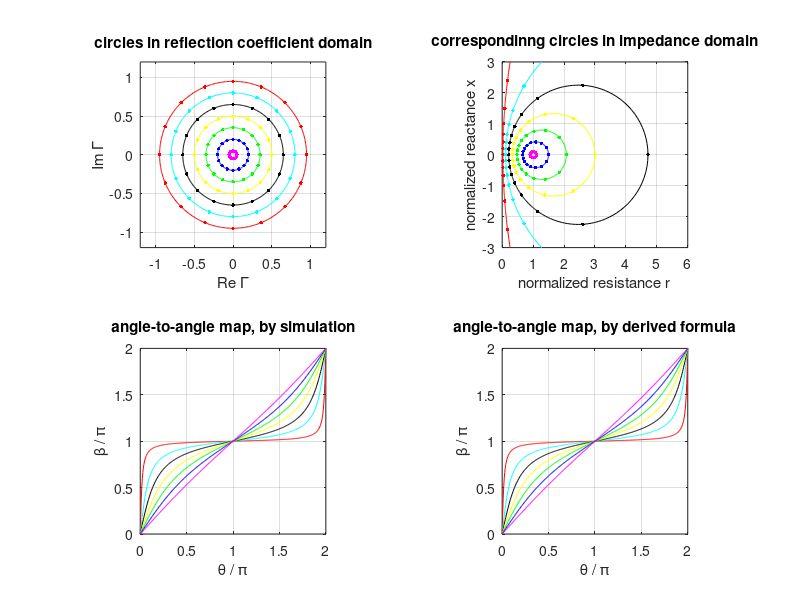
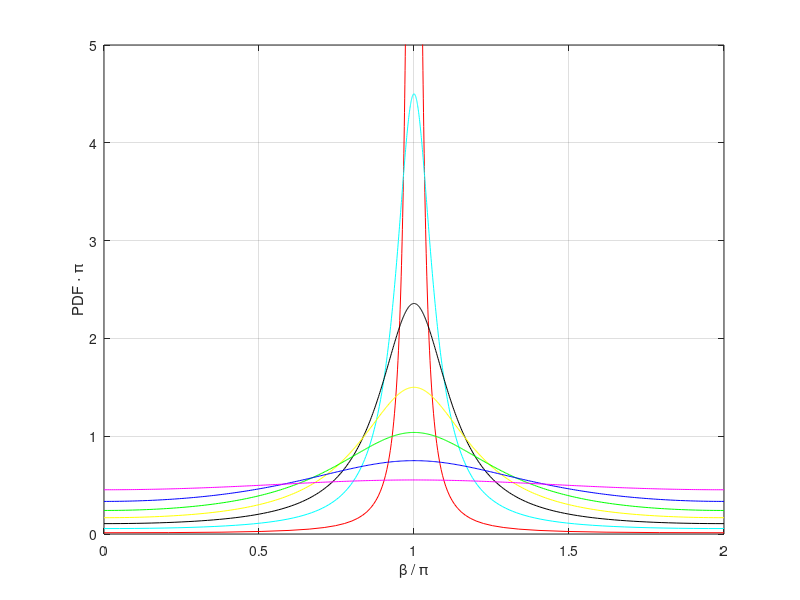

These charts were generated, in order, by the following MATLAB code:
% An evaluation concerning the Möbius transform that underlies the
% Smith chart, mapping circles to other circles.
%
%--------------------------------------------------------------------------
%   This code repository accompanies the following academic publication:
%   Gregor Dumphart, Johannes Sager, Armin Wittneben,
%   "Load Modulation for Backscatter Communication: Channel Capacity and
%   Capacity-Approaching Finite Constellations."
%   arXiv preprint arXiv:2207.08100, July 2022.  
%   Available online at (open access): https://arxiv.org/abs/2207.08100
%
%   Coded by: Gregor Dumphart (gregord.research@gmail.com), July 2022,
%   ETH Zurich (D-ITET, Wireless Communications Group), Switzerland.
%   BSD 3-Clause License applies. Copyright (c) 2022, Gregor Dumphart.
%--------------------------------------------------------------------------
clear all

a = .95 : -.15 : .05; % chosen circle radius (s-domain)
%a = [a, 1E-3];
colors = 'rckygbmrckygbm';

NRes = 360;
theta  = linspace(0, 2*pi, NRes+1); % for circles
theta_ = linspace(0, 2*pi, 17); theta_ = theta_(1 : end-1); % for dots

figure(120001), clf

for n = 1 : length(a)
    Gamma  = a(n) * exp(1i*theta);
    Gamma_ = a(n) * exp(1i*theta_);
    
    zL  = (1 + Gamma ) ./ (1 - Gamma );
    zL_ = (1 + Gamma_) ./ (1 - Gamma_);
    zL (abs(zL ) > 100) = nan;
    zL_(abs(zL_) > 100) = nan;

    subplot(2,2,1)
    plot(real(Gamma ), imag(Gamma ), colors(n), 'LineStyle', '-'), hold on
    plot(real(Gamma_), imag(Gamma_), colors(n), 'Marker', '.', 'Markersize', 8, 'LineStyle', 'none')
    grid on, axis equal
    title('circles in reflection coefficient domain')
    xlabel('Re \Gamma')
    ylabel('Im \Gamma')
    xlim([-1.2 1.2])
    ylim([-1.2 1.2])
 
    subplot(2,2,2)
    plot(real(zL ), imag(zL ), colors(n), 'LineStyle', '-'), hold on
    plot(real(zL_), imag(zL_), colors(n), 'Marker', '.', 'Markersize', 8, 'LineStyle', 'none')
    
    grid on,  axis equal
    title('correspondinng circles in impedance domain')
    xlabel('normalized resistance r')
    ylabel('normalized reactance x')
    c = 3;
    xlim([0 2*c]), ylim([-c c])
    set(gca, 'XTick',  0 : 2*c)
    set(gca, 'YTick', -c : c)
end

for n = 1 : length(a)
    Gamma = a(n) * exp(1i*theta);
    zL  = (1 + Gamma ) ./ (1 - Gamma );
    
    r0 = (1 + a(n)^2) / (1 - a(n)^2); % circle center in zL-domain
    beta = angle(zL - r0); % makes sense!
    beta(beta < 0) = beta(beta < 0) + 2*pi;
    
    subplot(2,2,3)
    plot(theta / pi, beta / pi, colors(n), 'LineStyle', '-'), hold on
    grid on,  axis equal
    title('angle-to-angle map, by simulation')
    xlabel('\theta / \pi')
    ylabel('\beta / \pi')
    %xlim([min(theta), max(theta)] / pi)
    xlim([0 2])
    ylim([0 2])
    
    % % % equation (4.16) in Johnny SA v1 (original): (CUT b/c s-DOMAIN STUFF)
    
    % from Gregor's alternative definitions
    beta = 2 * atan(sin(theta) ./ (cos(theta) - a(n))) - theta;
    while any(beta < 0), beta(beta < 0) = beta(beta < 0) + 2*pi; end
    
    subplot(2,2,4)
    plot(theta / pi, beta / pi, colors(n), 'LineStyle', '-'), hold on
    grid on,  axis equal
    title('angle-to-angle map, by derived formula')
    xlabel('\theta / \pi')
    ylabel('\beta / \pi')
    %xlim([min(theta), max(theta)] / pi)
    xlim([0 2])
    ylim([0 2])
end

% attempt to compute PDF of beta
figure(120002), clf

for n = 1 : length(a)
    beta = 2 * atan(sin(theta) ./ (cos(theta) - a(n))) - theta;
    while any(beta < 0), beta(beta < 0) = beta(beta < 0) + 2*pi; end
    
    f_theta = (2*pi*(1 - a(n)^2))^-1 * (a(n)^2 - 2*a(n)*cos(theta) + 1);
    
    d_phi_z = beta(2:end) - beta(1:end-1); % "infinitesimal" step size
    approx_sum = sum(d_phi_z .* f_theta(2:end)) % should sum to 1
    
    plot(beta / pi, f_theta * pi, colors(n), 'LineStyle', '-'), hold on
    grid on
    xlabel('\beta / \pi')
    ylabel('PDF \cdot \pi')
    xlim([0 2])
    ylim([0 5])
end

